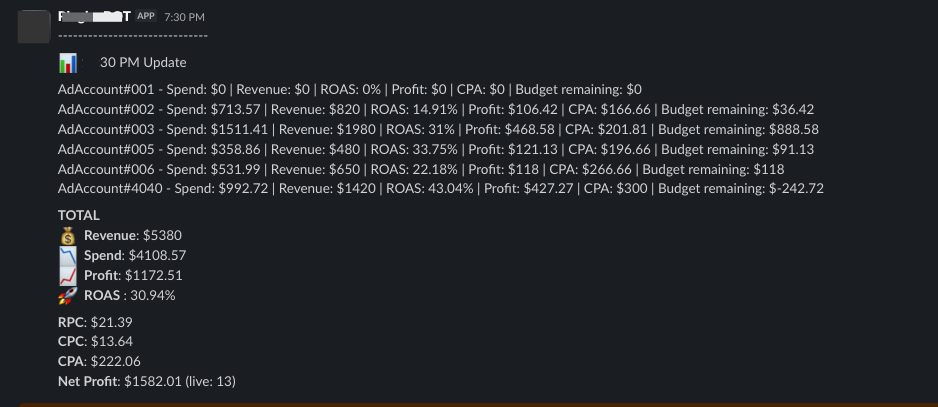
#> input picture scripts/source-images/roi-bot.png, 938 x 407 px
$ python redact-roi-shot.py
#> lines starting #> are read from the running program, lines starting #| are printed output that depends on the picture
"""Make a publishable copy of the ROI Slack screenshot with every name replaced.

  python3 scripts/redact-roi-shot.py

Replaces the Slack bot display name with "ROI" and each ad-account label with
"Ad account 1".."Ad account 6" (painted over in the Slack background colour, then
redrawn), restores the clipped header time ("30 PM Update" -> "7:30 PM Update",
matching the message's 7:30 PM timestamp), and writes
public/shots/roi-bot-redacted.png. The image is not cropped: both totals stay
visible ("Profit" = completed calls; "Net Profit" adds estimated revenue from
calls still live). Only that redacted copy
may be used on public pages. Needs Pillow and the Lato font (Slack's UI font);
set LATO_DIR to override.
"""
import os
from PIL import Image, ImageDraw, ImageFont

ROOT = os.path.dirname(os.path.dirname(os.path.abspath(__file__)))
SRC = os.path.join(ROOT, "scripts/source-images/roi-bot.png")  # unredacted original, kept out of public/
OUT = os.path.join(ROOT, "public/shots/roi-bot-redacted.png")
LATO = os.environ.get("LATO_DIR", "/usr/share/fonts/truetype/sand-box/google/Lato")

BG = (26, 29, 33)
TEXT = (209, 210, 211)
NAME = (248, 248, 248)

im = Image.open(SRC).convert("RGB")
draw = ImageDraw.Draw(im)
regular = ImageFont.truetype(os.path.join(LATO, "Lato-Regular.ttf"), 13)
bold = ImageFont.truetype(os.path.join(LATO, "Lato-Black.ttf"), 15)

# Bot display name (left of the APP badge).
draw.rectangle((57, 4, 132, 26), fill=BG)
draw.text((58, 6), "ROI", font=bold, fill=NAME)

# Header: the source shows "30 PM Update" with the hour clipped (a stray colon
# fragment remains at x~82). Clear that gap and draw "7:" so it ends exactly where
# the original "3" starts. Lato Regular 14 px, origin (100, 53), best pixel match
# to the original "30 PM Update" glyphs, which are left untouched.
header = ImageFont.truetype(os.path.join(LATO, "Lato-Regular.ttf"), 14)
draw.rectangle((80, 52, 99, 72), fill=BG)
draw.text((100 - header.getlength("7:"), 53), "7:", font=header, fill=TEXT)

# Ad-account labels: (top, bottom, right edge of the label) per row, measured from the source.
rows = [(84, 96, 153), (104, 116, 153), (124, 136, 153), (144, 156, 153), (164, 176, 153), (183, 195, 162)]
for i, (top, bottom, right) in enumerate(rows, start=1):
    draw.rectangle((56, top - 3, right + 1, bottom + 3), fill=BG)
    # Same font size and baseline as the original label, left-aligned like Slack.
    draw.text((58, top - 3), f"Ad account {i}", font=regular, fill=TEXT)

im.save(OUT, optimize=True)
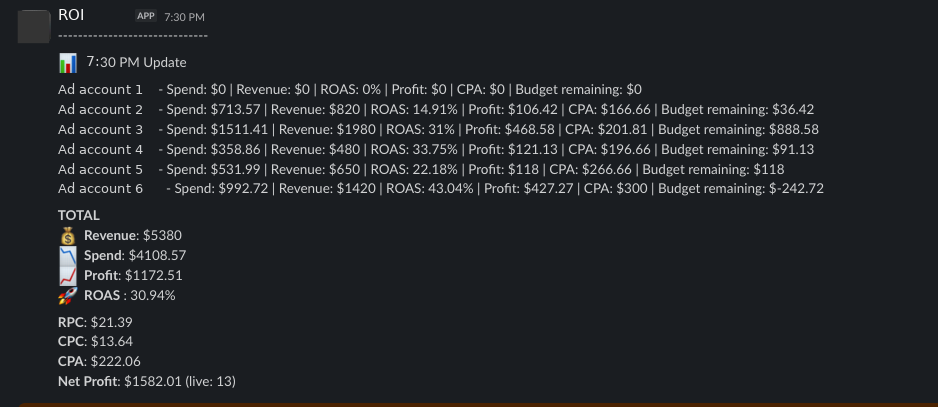
#> saved as roi-bot-redacted.png: PIL image 938x407 RGB; mean R, G, B 33.9, 36.3, 39.8
print(f"wrote {OUT}")
